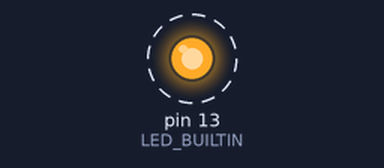
The sketch below on a simulated Arduino Uno, built with avr-gcc and run on an emulated ATmega328P. Parts: output pins drawn as LEDs (lit = HIGH). Dashed ring = blinking. What the sketch prints to the serial monitor is not drawn.

Above: at 0.02 s.
Timing chart, 0 to 3.0 s (numbered marks = the images above):
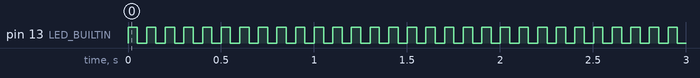

Measured:
- by itself, pin 13 (LED_BUILTIN): alternates HIGH for 0.05 s and LOW for 0.05 s

The sketch:

led-blink.ino
```cpp
byte i = 0;

void setup() {
  // put your setup code here, to run once:
  pinMode(LED_BUILTIN, OUTPUT);
  Serial.begin(9600);  // start the serial port
}

void loop() {
  // put your main code here, to run repeatedly:
  digitalWrite(LED_BUILTIN, HIGH);
  delay(50);
  digitalWrite(LED_BUILTIN, LOW);
  delay(50);
  Serial.println(i++);
}
```
